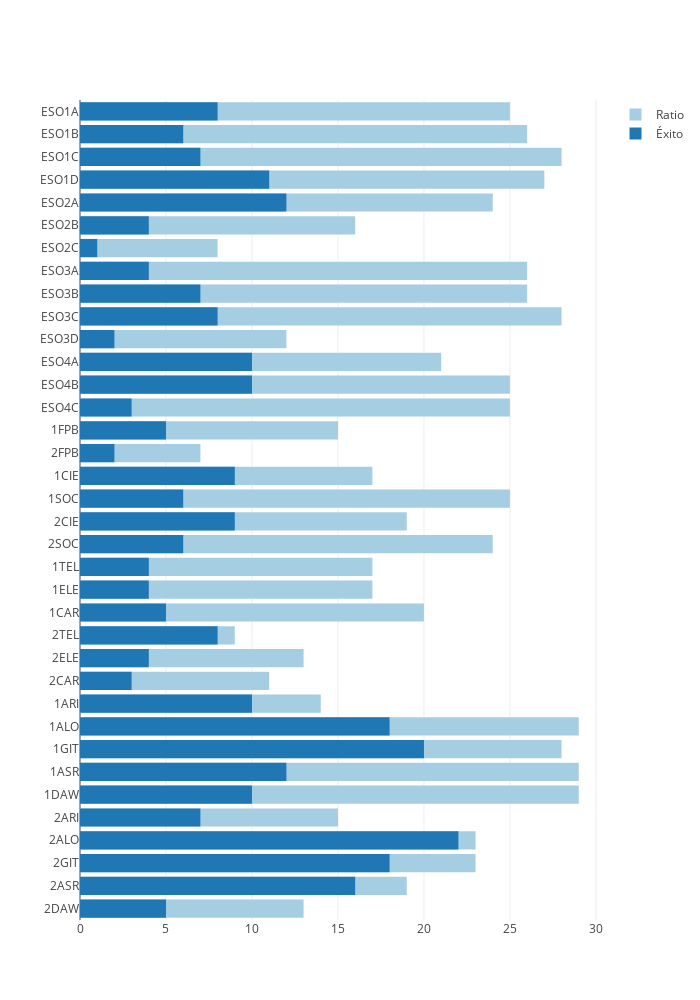

This figure's notebook cell:
### Markdown cell above
## ÉXITO EN VALORES ABSOLUTOS

### Code cell
myplotly.hbar((dfc['ratio'], dfc['éxito_abs']), dfc.index, trace_names=('Ratio', 'Éxito'))

### Figure 1 — Plotly figure (JSON) as saved in the notebook; plotly's stock layout.template omitted (floating-point values rounded to 4 significant figures)
{"data": [{"marker": {"color": "rgb(166,206,227)"}, "name": "Ratio", "orientation": "h", "type": "bar", "uid": "5f2e4b42-e838-4557-8781-3d2678bde7b4", "x": [25, 26, 28, 27, 24, 16, 8, 26, 26, 28, 12, 21, 25, 25, 15, 7, 17, 25, 19, 24, 17, 17, 20, 9, 13, 11, 14, 29, 28, 29, 29, 15, 23, 23, 19, 13], "y": ["ESO1A", "ESO1B", "ESO1C", "ESO1D", "ESO2A", "ESO2B", "ESO2C", "ESO3A", "ESO3B", "ESO3C", "ESO3D", "ESO4A", "ESO4B", "ESO4C", "1FPB", "2FPB", "1CIE", "1SOC", "2CIE", "2SOC", "1TEL", "1ELE", "1CAR", "2TEL", "2ELE", "2CAR", "1ARI", "1ALO", "1GIT", "1ASR", "1DAW", "2ARI", "2ALO", "2GIT", "2ASR", "2DAW"]}, {"marker": {"color": "rgb(31,120,180)"}, "name": "Éxito", "orientation": "h", "type": "bar", "uid": "b323c5ee-43f7-4cbd-8ae3-ad832ab2ac02", "x": [8, 6, 7, 11, 12, 4, 1, 4, 7, 8, 2, 10, 10, 3, 5, 2, 9, 6, 9, 6, 4, 4, 5, 8, 4, 3, 10, 18, 20, 12, 10, 7, 22, 18, 16, 5], "y": ["ESO1A", "ESO1B", "ESO1C", "ESO1D", "ESO2A", "ESO2B", "ESO2C", "ESO3A", "ESO3B", "ESO3C", "ESO3D", "ESO4A", "ESO4B", "ESO4C", "1FPB", "2FPB", "1CIE", "1SOC", "2CIE", "2SOC", "1TEL", "1ELE", "1CAR", "2TEL", "2ELE", "2CAR", "1ARI", "1ALO", "1GIT", "1ASR", "1DAW", "2ARI", "2ALO", "2GIT", "2ASR", "2DAW"]}], "layout": {"barmode": "overlay", "height": 1000, "title": {"text": ""}, "width": 700, "yaxis": {"autorange": "reversed", "type": "category"}}}
